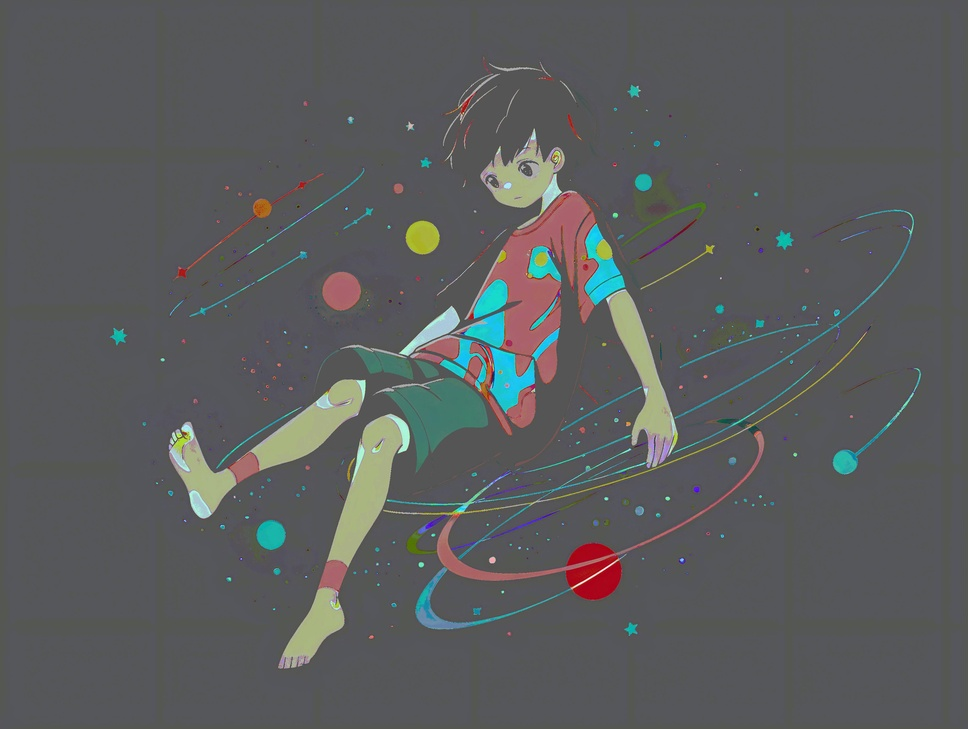
#> input picture anime-style-character-space_encrypted.jpg, 968 x 729 px, shrunk from 3696 x 2784 before the run
$ python image_encryption.py
#> lines starting #> are read from the running program, lines starting #| are printed output that depends on the picture
from PIL import Image
import numpy as np
import os

class ImageEncryptor:
    def __init__(self, key):
#> the answer given: 1
#> the answer given: anime-style-character-space_encrypted.jpg
        self.key = key

    def generate_output_path(self, input_path, is_encrypt=True):
        """Generate output path based on input path."""
        base, ext = os.path.splitext(input_path)
        if is_encrypt:
            return f"{base}_encrypted{ext}"
        else:
            return f"{base}_decrypted{ext}"

    def encrypt_image(self, input_path, output_path=None):
        """Encrypt an image by applying XOR operation with the key to each pixel."""
        try:
            # Generate output path if not provided
            if output_path is None:
                output_path = self.generate_output_path(input_path, True)

            # Open the image
            img = Image.open(input_path)
#> img is the input picture: PIL image 968x729 RGB; mean R, G, B 90.3, 92.1, 92.9
            # Convert to RGB if not already
            img = img.convert('RGB')

            # Convert image to numpy array
            img_array = np.array(img)

            # Apply XOR operation to each pixel with the key
            encrypted_array = img_array ^ self.key
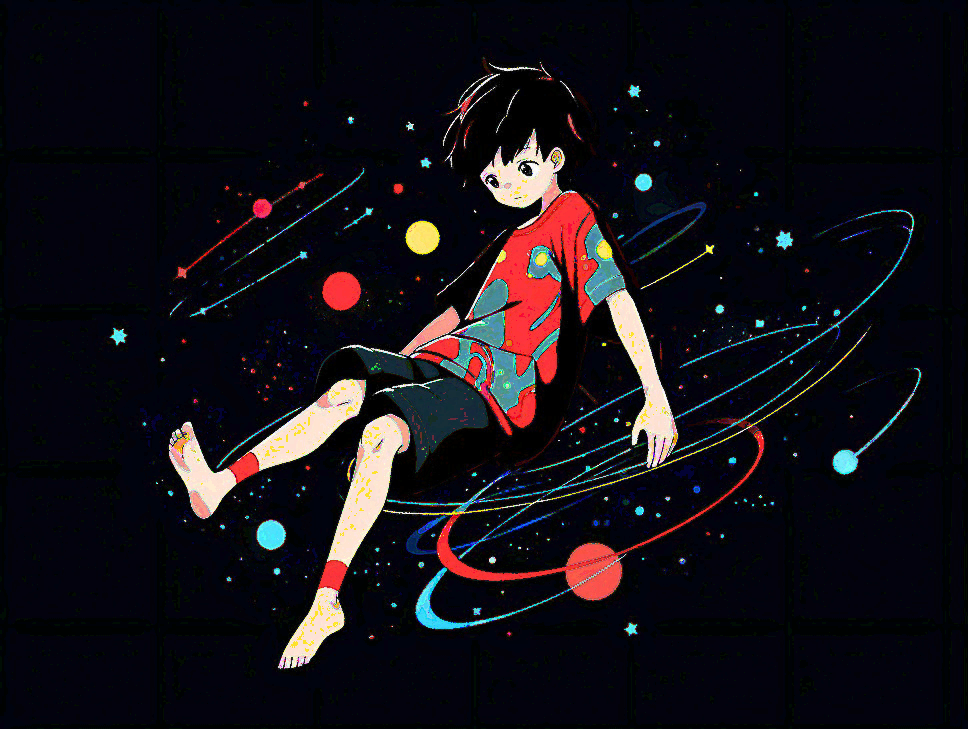
#> encrypted_array: shape (729, 968, 3); mean R, G, B 21.2, 17.5, 23.8

            # Create new image from encrypted array
            encrypted_img = Image.fromarray(encrypted_array.astype(np.uint8))

            # Save the encrypted image
            encrypted_img.save(output_path)
            print(f"Image encrypted successfully and saved to {output_path}")

        except Exception as e:
            print(f"Error during encryption: {str(e)}")

    def decrypt_image(self, input_path, output_path=None):
        """Decrypt an image by applying XOR operation with the key to each pixel."""
        try:
            # Generate output path if not provided
            if output_path is None:
                output_path = self.generate_output_path(input_path, False)

            # Open the encrypted image
            img = Image.open(input_path)

            # Convert image to numpy array
            img_array = np.array(img)

            # Apply XOR operation to each pixel with the key
            decrypted_array = img_array ^ self.key

            # Create new image from decrypted array
            decrypted_img = Image.fromarray(decrypted_array.astype(np.uint8))

            # Save the decrypted image
            decrypted_img.save(output_path)
            print(f"Image decrypted successfully and saved to {output_path}")

        except Exception as e:
            print(f"Error during decryption: {str(e)}")

def main():
    # Example usage
    key = 0x55  # Simple key (can be any value between 0-255)
    encryptor = ImageEncryptor(key)

    # Get user input
    print("Image Encryption Tool")
    print("1. Encrypt Image")
    print("2. Decrypt Image")
    choice = input("Enter your choice (1 or 2): ")

    input_path = input("Enter the path of the input image: ")

    if choice == "1":
        encryptor.encrypt_image(input_path)
    elif choice == "2":
        encryptor.decrypt_image(input_path)
    else:
        print("Invalid choice!")

if __name__ == "__main__":
    main()
